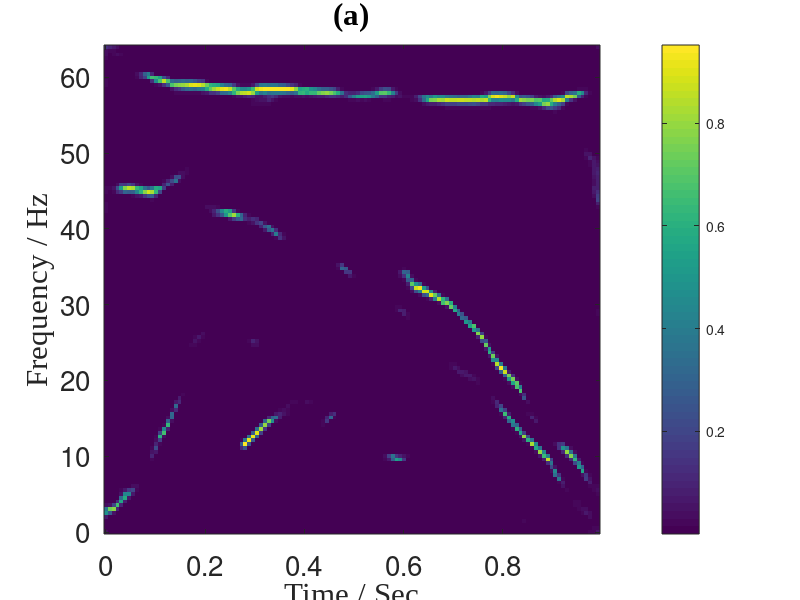
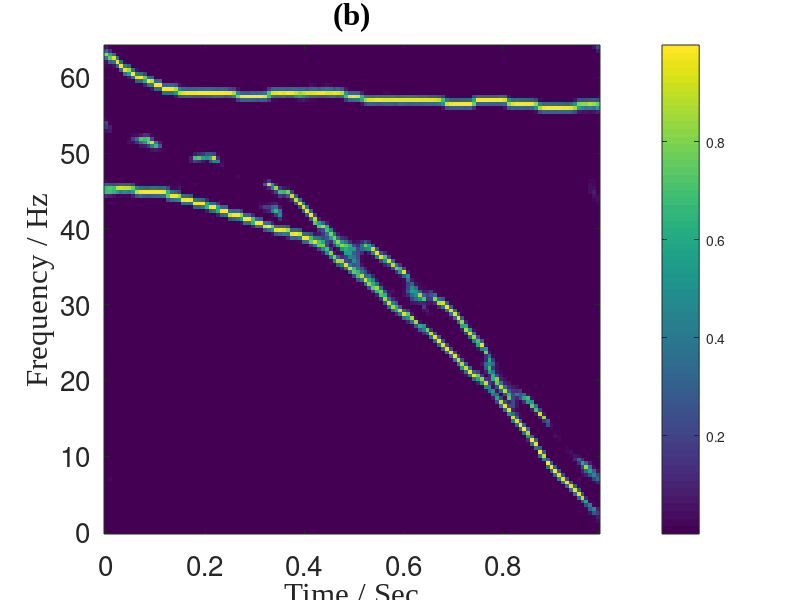
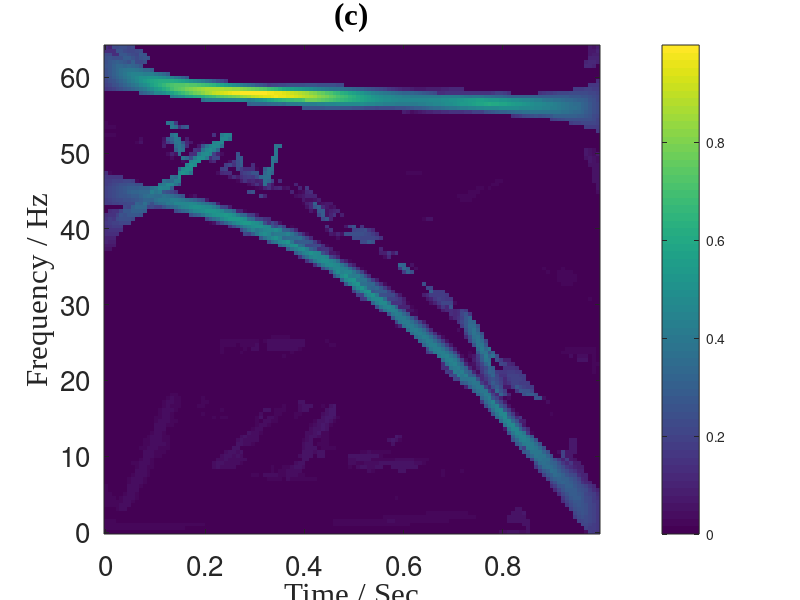

Here is the MATLAB script that generated these plots, in order:
%  
%%  Author:
%     Mokhtar Mohammadi
%In this code we assume that the user add in this path the TFSAP toolboox.
%% Locating and Adding Functions Directory
clear all;
currentDirectory = pwd;
[upperPath, ~, ~] = fileparts(currentDirectory);
addpath([upperPath '/Core'])
addpath([upperPath '/TFSA5'])
addpath(['/Users/macbookpro/Desktop/untitled folder/Source1/TFSA5/win64_bin'])
SampFreq = 128;
t = 0:1/SampFreq:1-1/SampFreq;
f = linspace(0,SampFreq/2,128);
i=2;
load result_singleNoisy;
%%%%%%%%%%%%%%%% ADTFD(2,30,16) %%%%%%%%%%%
% modelfile = 'model_train.h5';
% net = importKerasNetwork(modelfile)
%%%%%%%%%%%%%%%%%%%%
%%%%%%%%%%%%%%%%%%%%% Single view %%%%%%%%%%%%%%%%%%%%%%
figure;
imagesc(t,f,squeeze(yy(i,:,:,1))); 
% axis([0 1 -SampFreq/2 SampFreq/2]);
set(gcf,'Position',[20 100 640 500]);	    
xlabel('Time / Sec','FontSize',20,'FontName','Times New Roman');
ylabel('Frequency / Hz','FontSize',20,'FontName','Times New Roman');
set(gca,'YDir','normal');
title('(a)','FontSize',24,'FontName','Times New Roman');
set(gca,'FontSize',20);
colorbar;
%print -dpng -r600 figures/Single_View
%%%%%%%%%%%%%%%%%%%%%%%%%%%%%%%%%
TF_f1m=sum(sum(abs( squeeze(yy(i,:,:,1))).^0.5)) /sum(sum(squeeze(yy(i,:,:,1))))
TF_f1s=(sum(sum(abs( squeeze(yy(i,:,:,1))).^0.5)))^2/sum(sum(squeeze(yy(i,:,:,1))))
%%%%%%%%%%%%%%%%%%%%%%%%%%% Multiple view CNN %%%%%%%%%%%%%%%%
load resultN;
TF(:,:)=squeeze(yy(i,:,:,1));
figure;
imagesc(t,f,TF); 
% axis([0 1 -SampFreq/2 SampFreq/2]);
set(gcf,'Position',[20 100 640 500]);	    
xlabel('Time / Sec','FontSize',20,'FontName','Times New Roman');
ylabel('Frequency / Hz','FontSize',20,'FontName','Times New Roman');
set(gca,'YDir','normal');
title('(b)','FontSize',24,'FontName','Times New Roman');
set(gca,'FontSize',20);
colorbar;
TF_f2m=sum(sum(abs( TF).^0.5)) /sum(sum(TF))
TF_f2s=(sum(sum(abs( TF).^0.5)))^2/sum(sum(TF))
%print -dpng -r600 figures/Multiple_View

%%%%%%%%%%%%%%%%%%%%%%%%%%%%%%%%%% LO-ADTFD %%%%%%%%%%%%%%%%%%%
load adtfd_test_128_Noisy;
TF1(:,:)=squeeze(yy(i,:,:,1));
TF2(:,:)=squeeze(yy(i,:,:,2));
TF=min(TF1,TF2);
figure;
imagesc(t,f,TF); 
% axis([0 1 -SampFreq/2 SampFreq/2]);
set(gcf,'Position',[20 100 640 500]);	    
xlabel('Time / Sec','FontSize',20,'FontName','Times New Roman');
ylabel('Frequency / Hz','FontSize',20,'FontName','Times New Roman');
set(gca,'YDir','normal');
title('(c)','FontSize',24,'FontName','Times New Roman');
set(gca,'FontSize',20);
colorbar;
TF_f3m=sum(sum(abs( TF).^0.5)) /sum(sum(TF))
TF_f3s=(sum(sum(abs( TF).^0.5)))^2/sum(sum(TF))
%print -dpng -r600 figures/ADTFD

